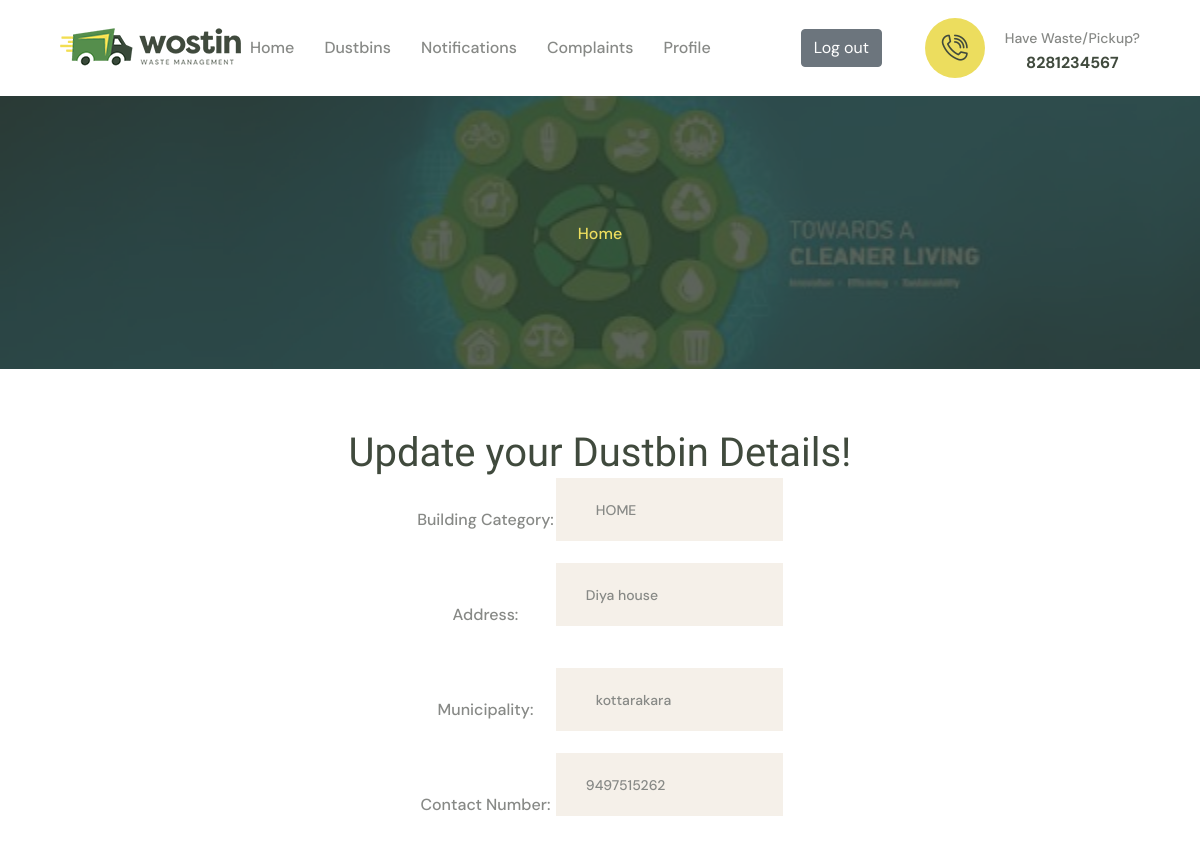
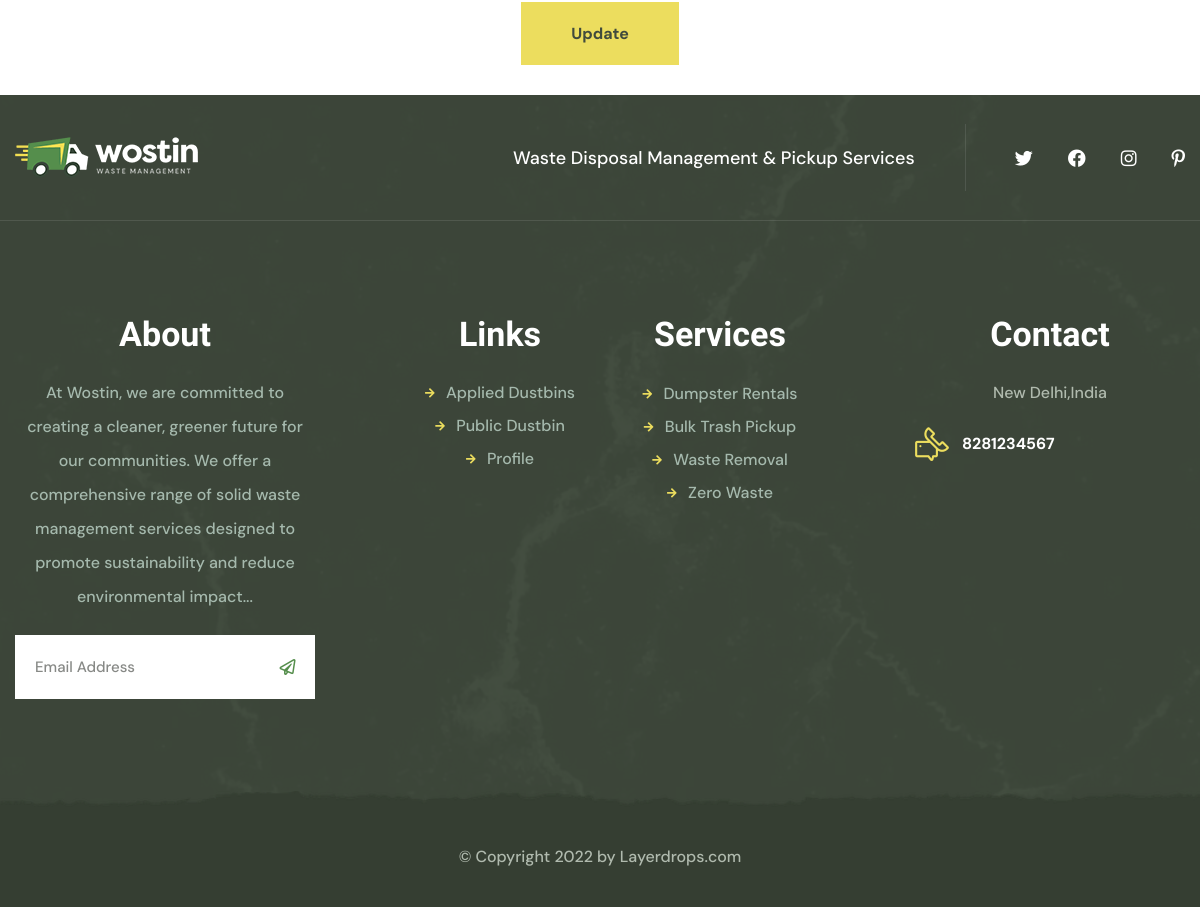
The app's page /dustbin_details_update/2 with its own data (2 pictures, top to bottom).
### swmapp/models.py (models this page shows)
class DustbinReg(models.Model):
    building_category = models.CharField(max_length=100)
    address = models.TextField()
    muncipality= models.ForeignKey(MuncipalityReg,on_delete=models.CASCADE)
    contact_no = models.IntegerField()
    login_id = models.ForeignKey(LoginTable,on_delete=models.CASCADE,related_name='public')
    date =  models.DateField(auto_now_add=True)
    status = models.IntegerField(default=0)
    collection_status = models.IntegerField(default=0)

### swmapp/views.py (the view)
# urls.py: path('dustbin_details_update/<int:id>', views.dustbin_update, name='dustbin_details_update'),
def dustbin_update(request,id):
    data = get_object_or_404(DustbinReg,id=id)
    if request.method == 'POST':
        updateform = DustbinRegister(request.POST,instance=data)
        if updateform.is_valid():
            updateform.save()
            return redirect('dustbin_user_view')
    else:
        updateform = DustbinRegister(instance=data)
    return render(request, 'dustbin_details_update.html',{'updateform':updateform})

### swmapp/forms.py
class DustbinRegister(forms.ModelForm):
    building = [('50','HOME'),
                ('100','OFFICE')]
    building_category = forms.ChoiceField(choices=building,widget=forms.Select())
    muncipality = forms.ModelChoiceField(queryset=MuncipalityReg.objects.all(), empty_label="Select Municipality")
    class Meta:
        model = DustbinReg
        fields = ['building_category','address','muncipality','contact_no']
        widgets ={
            'building_category':forms.TextInput(attrs={'class':'contact-one__form-input-box'}),
            'address':forms.TextInput(attrs={'class':'contact-one__form-input-box'}),
            'muncipality':forms.Select(attrs={'class':'contact-one__form-input-box'}),
            'contact_no':forms.TextInput(attrs={'class':'contact-one__form-input-box'})
        }

### swmapp/models.py (called while the page is built)
    def __str__(self):
         return self.muncipality_name

### swmapp/templates/dustbin_details_update.html (shortened to what this page needs)
{% extends 'user_header.html' %}
{% block content %}
<html>
    <head>
    </head>
    <body align="center">
        <table align="center">
        <h1>Update your Dustbin Details!</h1>
        <form method="post">
            <table align="center">
                <tr>
                    <td><label>Building Category:</label></td>
                    <td class="contact-one__form-input-box">{{updateform.building_category}}</td>
                </tr>
                <tr>
                    <td><label>Address:</label></td>
                    <td class="contact-one__form-input-box">{{updateform.address}}</td>
                </tr>
                <tr>
                    <td><label>Municipality:</label></td>
                    <td class="contact-one__form-input-box">{{updateform.muncipality}}</td>
                </tr>
                <tr>
                    <td><label>Contact Number:</label></td>
                    <td class="contact-one__form-input-box">{{updateform.contact_no}}</td>
                </tr>
            </table>
            <button  class="thm-btn contact-one__btn"  type="submit">Update</button>
        </form>
    </table>
    </body>
</html>
{% endblock %}

### records on screen
DustbinReg: building_category "HOME", address "Diya house", muncipality "kottarakara", contact_no "9497515262"
